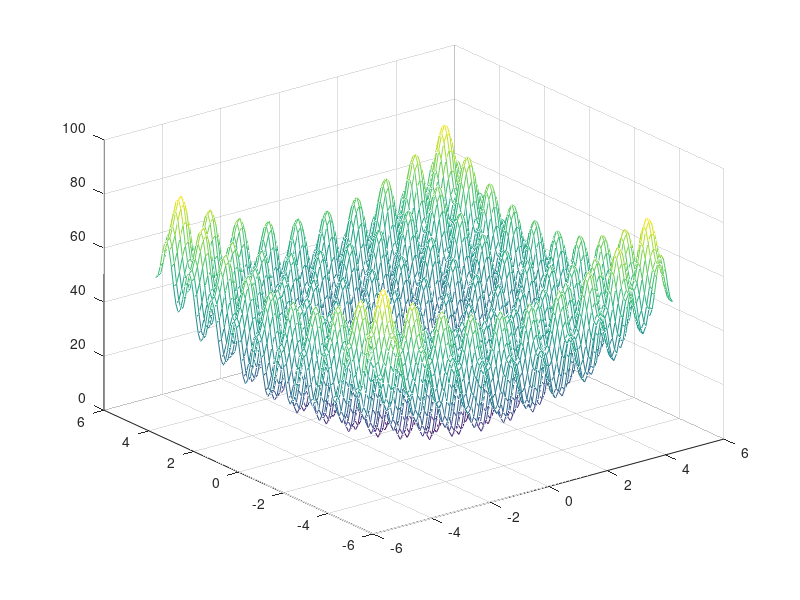

This chart was generated by the following MATLAB code: (Note: this script raises an error after producing the figure.)
%% Mr.C
%% I. 清空环境
clc
clear
 
%% II. 绘制目标函数曲线
figure
[x, y] = meshgrid(-5: 0.1: 5, -5: 0.1: 5);
z = x.^2 + y.^2 - 10*cos(2*pi*x) - 10*cos(2*pi*y) + 20;
mesh(x,y,z)
hold on
 
 
%% III. 参数初始化
c1 = 1.49445;          %权重参数c1
c2 = 1.49445;          %权重参数c2
 
maxgen = 100;                                                  % 进化次数 
sizepop = 10;                                                  % 种群规模
dimension = 2;                                                  % 这里因为是二元函数的求解，即二维，故列数为2
 
% 速度的边界
Vmax = 1;
Vmin = -1;
% 种群的边界
popmax = 5;
popmin = -5;
% 用于计算惯性权重，经验值
ws = 0.9;
we = 0.4;
%用于计算直觉模糊熵
Tx=ones(sizepop,1)           %全局计数器
Ti=ones(sizepop,1)          %粒子计数器
E=zeros(maxgen,1);                %每代的直觉模糊熵
L=ones(sizepop,sizepop)         %粒子距离中心点的距离
R=ones(sizepop,1)            %半径 
u=ones(sizepop,1)             %隶属度
pai=ones(sizepop,1)           %非隶属度
r=ones(sizepop,1)           %犹豫度
w=zeros(maxgen,1); 
% 给矩阵预分配内存
pop = zeros(sizepop, dimension);
V = zeros(sizepop, dimension);
fitness = zeros(sizepop, 1);
yy = zeros(maxgen);
%w = zeros(maxgen);
%% IV. 产生初始粒子和速度
for i = 1: sizepop
    % 随机产生一个种群
    pop(i, :) = 5 * rands(1, 2);                                % 初始种群
    V(i, :) = rands(1, 2);                                      % 初始化速度
    % 计算适应度
    fitness(i) = fun(pop(i, :));
end
 h=scatter3(pop(:,1),pop(:,2),fitness,'r');                     %绘制初始位置,红色的点是初始点
%% V. 初始化Personal best和Global best
[bestfitness, bestindex] = max(fitness);
gbest = pop(bestindex, :);                                      % Global best
pbest = pop;                                                    % 个体最佳
fitnesspbest = fitness;                                         % 个体最佳适应度值
fitnessgbest = bestfitness;                                     % 全局最佳适应度值
 
%% VI. 迭代寻优
for i = 1: maxgen
    
    for j=1:sizepop
        for k=1:sizepop
            L(k,j)=norm(pop(j)-pbest(k));
            M=max(L,[],2)
        end
     
        K=0.5*rand
        R(j)=K*M(j)
        
        for k=1:sizepop
            if R(j)>L(k,j)
            Ti(j)=Ti(j)+1    %粒子计数器加一
            else
            Tx(j)=Tx(j)+1    %全局计数器加一
            end
        end
       
        u(j)=Ti(j)/sizepop
        pai(j)=Tx(j)/sizepop
        r(j)=1-u(j)-pai(j)
        
        E(i)=E(i)+(1/sizepop)*(1-(u(j)-r(j)).^2+2*pai(j))/(2-(u(j)-r(j)).^2+pai(j)) %直觉模糊熵表达式
        
    end
    
    w(i)=ws-(ws-we)*(i/maxgen)*(1-E(i))    % 根据直觉模糊熵更新惯性因子w
%     w(i) = ws - (ws - we) * (i / maxgen); 
       
    for j = 1: sizepop
        % 速度更新
        V(j, :) = w(i)*V(j, :) + c1*rand*(pbest(j, :) - pop(j, :)) + c2*rand*(gbest - pop(j, :));
        for k = 1: dimension
            if V(j, k) > Vmax
                V(j, k) = Vmax;
            end
            if V(j, k) < Vmin
                    V(j, k) = Vmin;
            end
        end
         
        % 种群更新(位置更新)
        pop(j, :) = pop(j, :) + V(j, :);
        for k = 1: dimension
            if pop(j, k) > popmax
                pop(j, k) = popmax;
            end
            if pop(j, k) < popmin
                pop(j, k) = popmin;
            end
        end
        % 适应度值更新
        fitness(j) = fun(pop(j, :));
    end
     
    for j = 1: sizepop   
        % 个体最优更新
        if fitness(j) > fitnesspbest(j)
            pbest(j, :) = pop(j, :);
            fitnesspbest(j) = fitness(j);
        end
         
        %群体最优更新
        if fitness(j) > fitnessgbest
            gbest = pop(j, :);
            fitnessgbest = fitness(j);
        end
    end
    yy(i) = fitnessgbest;                                           % 记录每次迭代完毕的群体最优解
end
%% VII.输出结果
[fitnessgbest, gbest]
plot3(gbest(1), gbest(2), fitnessgbest, 'bo','linewidth', 1.5)
 
figure
plot(yy)
title('最优个体适应度', 'fontsize', 12);
xlabel('进化代数', 'fontsize', 12);
ylabel('适应度', 'fontsize', 12);

%% VIII待优化函数
function y = fun(x)
y = x(1).^2 + x(2).^2 - 10*cos(2*pi*x(1)) - 10*cos(2*pi*x(2)) + 20;
end